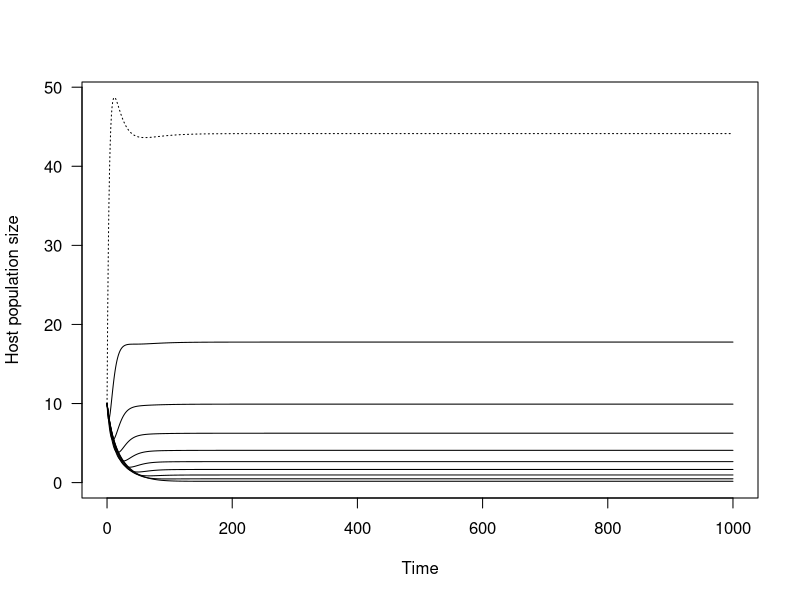

Recreate this plot in R. (Note: a time limit stopped this script after it produced the figure.)
## ---- chunk 1
# all functions for running eco-evo simulations with 10 host size classes

################## DEMOGRAPHIC RATE FUNCTIONS ####################### 

# these functions consist of:
# 1) functions describing relationships between host size and demographic rates and for calculating the average of these rates over specified size classes
# 2) functions describing the effects of the partner on host growth and mortality and the effects of the host on partner mortality

# relationship between individual host area and fecundity 
# Fmn = area at which the host become reproductively mature
# Fconst = baseline fecundity upon reaching reproductive maturity
# Fexp = rate at which fecundity increases exponentially with area
FofA <- function(A, Fmn, Fconst, Fexp){
  
  if(A < Fmn){
    f <- 0
  } else{
    
    f <- Fconst*exp(Fexp*(A-Fmn))
    
  }
  
}

FofA <- Vectorize(FofA, "A")


# function for calculating average fecundity within size range from x1 to x2 (where both are larger than the min size of reproduction)
# x1 = lower bound (host area) of integration range
# x2 = upper bound (host area) of integration range
# Fmn = area at which the host become reproductively mature
# Fconst = baseline fecundity upon reaching reproductive maturity
# Fexp = rate at which fecundity increases exponentially with area

avg_fec <- function(x1, x2, Fmn, Fconst, Fexp){
  
  if(Fexp != 0){
    # integral of c*exp(k*x) = c*1/k*exp(k*x)
    #avg <- (Fconst*exp(Fexp*x2)*1/Fexp-Fconst*exp(Fexp*x1)*1/Fexp)*1/(x2-x1)
    
    # integral of c*exp(k*(x-Fmn)) = c*1/k*exp(k*(x-Fmn))
    avg <- (Fconst*exp(Fexp*(x2-Fmn))*1/Fexp-Fconst*exp(Fexp*(x1-Fmn))*1/Fexp)*1/(x2-x1)
    
  } else{
    # integral of c*1 = (c*x2 - c*x1)
    avg <- (Fconst*x2 - Fconst*x1)/(x2-x1) # just Fconst
  }
  
  
  return(avg)
  
}



# growth: assume diameter follows von Bertalanffy growth curve

# use the basic growth equation to calculate the time it takes an individual to grow through a size class and use that to get the transition probability

# von Bert growth: L(t) = Linf*(1-exp(-k*t))

# age at length: log(1-L(t)/Linf)/-k

# make a function that takes the current size as an input and returns the size one month earlier (note this assumes even distribution within size classes)
# A = host area at time t + 1
# Dinf = max host diameter 
# g = von Bert growth rate

S1ofA <- function(A, Dinf, g){
  # first convert area to diameter
  # A = pi*(D/2)^2
  D <- sqrt(A/pi)*2
  
  # diameter one timestep earlier
  D0 <- (1-exp(log(1-D/Dinf)+g))*Dinf
  
  # area one timestep earlier:
  A0 <- pi*(D0/2)^2
  
  return(A0)
}

# then proportion that grow from A0 to >= A in class from A1 to A would be (A-A0)/(A-A1)



# function for calculating host mortality as a function of host area (declining exponential)
# A = host area
# a = how much higher the mortality of a host of area 0 is than the asymptotic mortality rate
# b = rate at which mortality declines with increasing host area
# c = asymptotic mortality rate approached by the largest individuals

MofA <- function(A, a,b, c){
  
  m <- a*exp(-b*A) + c # c = lowest mortality rate will go, c + a = mortality of smallest size
  
}

MofA <- Vectorize(MofA, "A")


# function for calculating average mortality within size range from x1 to x2
# x1 = lower bound (host area) of integration range
# x2 = upper bound (host area) of integration range
# a = how much higher the mortality of a host of area 0 is than the asymptotic mortality rate
# b = rate at which mortality declines with increasing host area
# c = asymptotic mortality rate approached by the largest individuals


avg_mort <- function(x1, x2, a, b, c){
  
  if(b !=0){
    # integral of a*exp(-bx) + c = a*-1/b*exp(-bx) + cx
    avg <- (a*-1/b*exp(-b*x2) + c*x2 +a*1/b*exp(-b*x1) - c*x1)*1/(x2-x1)
  } else{
    # integral of a*1 + c = (a + c)*x2 - (a + c)*x1
    avg <- ((a + c)*x2 - (a + c)*x1)/(x2-x1)
  }
  
  
  return(avg)
  
}


# Effects of partner on host and of host on partner 

# function for calculating asymptotic host mortality (c in MofA function) as a function of partner abundance
# c0 = baseline asymptotic mortality rate in absence of partner
# exp_c = rate at which the asymptotic mortality rate declines with partner abundance
# c_mn = lowest possible density independent mortality rate
# P = partner abundance (per host)

MofP <- function(c0, exp_c, c_mn, P){
  
  if(is.na(P)==T){
    c <- c0
  } else{
    c <- (c0-c_mn)*exp(-exp_c*P) + c_mn
  }
  
  return(c)
  
}



MofP <- Vectorize(MofP, "P")

# function for calculating host growth rate (g in S1ofA function) as a function of partner abundance
# g0 = baseline growth host rate in absence of partner
# exp_g = rate at which host growth rate increases with partner abundance
# g_mx = maximum host growth rate
# P = partner abundance (per host)

GofP <- function(g0, exp_g, g_mx, P){
  
  if(is.na(P)==T){
    g <- g0
  } else{
    g <- g0 + (g_mx-g0)*(1-exp(-exp_g*P))
  }
  
  return(g)
  
}



GofP <- Vectorize(GofP, "P")



# function for calculating Fconst as a function of partner abundance
# Fconst0 = baseline host fecundity in absence of partner
# exp_F = rate at which host fecunidty increases with partner abundance
# Fconst_mx = maximum baseline host fecundity
# P = partner abundance (per host)

FofP <- function(Fconst0, exp_F, Fconst_mx, P){
  
  if(is.na(P)==T){
    Fconst <- Fconst0
  } else{
    Fconst <- Fconst0 + (Fconst_mx-Fconst0)*(1-exp(-exp_F*P))
  }
  
  return(Fconst)
  
}

FofP <- Vectorize(FofP, "P")

# function for calculating partner density dependent mortality rate as a function of host area.
# K0 = partner density dependent mortality on a host of area 0
# slope_mP = controls rate at which partner DD mortality decreases with host area
# A = host area

MPofA <- function(K0, slope_mP, A){
  
  #mP <- 1/(slope_mP*A)
  
  mP <- 1/(slope_mP*A^(3/2) + K0)
  
  
  return(mP)
  
}

MPofA <- Vectorize(MPofA, "A")

# average this 
# x1 = lower bound (host area) of integration range
# x2 = upper bound (host area) of integration range
# K0 = partner density dependent mortality on a host of area 0
# slope_mP = controls rate at which partner DD mortality decreases with host area

avg_Pmort <- function(x1, x2, K0, slope_mP){
  
  # integral of 1/(slope_mP*A) is log(slope_mP*A)*1/slope_mP
  #avg <- (log(slope_mP*x2)*1/slope_mP - log(slope_mP*x1)*1/slope_mP)/(x2-x1)
  
  # integral of 1/(slope_mP*A^(3/2) + K0) is complicated, calculated using mathematica
  
  
  if(slope_mP == 0){
    
    avg <- 1/K0
    
  } else{
    
    if(K0 > 0){
      int.x2 <- 1/(3*slope_mP^(2/3)*K0^(1/3))*(log(abs(slope_mP^(2/3)*x2-slope_mP^(1/3)*K0^(1/3)*sqrt(x2)+K0^(2/3)))+2*sqrt(3)*atan((2*slope_mP^(1/3)*K0^(2/3)*sqrt(x2)-K0)/(sqrt(3)*K0))-2*log(abs(slope_mP*sqrt(x2)+slope_mP^(2/3)*K0^(1/3))))
      
      int.x1 <- 1/(3*slope_mP^(2/3)*K0^(1/3))*(log(abs(slope_mP^(2/3)*x1-slope_mP^(1/3)*K0^(1/3)*sqrt(x1)+K0^(2/3)))+2*sqrt(3)*atan((2*slope_mP^(1/3)*K0^(2/3)*sqrt(x1)-K0)/(sqrt(3)*K0))-2*log(abs(slope_mP*sqrt(x1)+slope_mP^(2/3)*K0^(1/3))))
      
    } else{
      int.x2 <- -2/(slope_mP*sqrt(x2))
      int.x1 <- -2/(slope_mP*sqrt(x1))
    }
    
    avg <- (int.x2 - int.x1)/(x2-x1)
    
  }
  
  
  
  return(avg)
  
}



########################### FUNCTIONS FOR 10 HOST STAGES ####################

# phi for 10 size classes where the smallest are juveniles
phi_fun10 <- function(phi, A_tots){
  
  # go to all size classes
  p1 <- A_tots/sum(A_tots)
  # go to adult size classes only
  p2 <- c(0, A_tots[2:10]/sum(A_tots[2:10]))
  
  p <- (1-phi)*p1 + phi*p2
  
  return(p)
  
  
}


# base model with 10 host stages

mod_fun10 <- function(tmax, P0, H0, rP, nP, mP_pars, eP, nH_pars, mH_pars, G_pars, F_pars, 
                     eH, Apatch, z, phi){
  
  
  # unlist parameters
  # partner DD mortality
  K0 <- mP_pars$K0; slope_mP <- mP_pars$slope_mP
  
  # host dens-indep mortality
  a_n <- nH_pars$a_n; b_n <- nH_pars$b_n; c_n0 <- nH_pars$c_n0; exp_cn <- nH_pars$exp_cn; cn_mn <- nH_pars$cn_mn
  
  # host density dep mortality
  a_m <- mH_pars$a_m; b_m <- mH_pars$b_m; c_m <- mH_pars$c_m
  
  # host growth
  Dinf <- G_pars$Dinf; g0 <- G_pars$g0; exp_g <- G_pars$exp_g; g_mx <- G_pars$g_mx
  Dmin <- G_pars$Dmin
  
  # host fecundity
  Fmn <- F_pars$Fmn; Fconst <- F_pars$Fconst; Fexp <- F_pars$Fexp
  
  # calculate fixed parameters
  # boundaries of the host size classes
  Amax <- pi*(1/2*Dinf)^2
  Amin <- pi*(1/2*Dmin)^2
  
  Abounds <- c(Amin, seq(from = 0.1, to = 0.9, by = 0.1)*Amax, Amax)
  
  
  # midpoints (used for calculating area occupied by each class; same as avg area in each class)
  #A <- c((Amin+A12)/2, (A23+A12)/2, (Amax+A23)/2)
  A <- rep(NA, 10)
  for(aa in 1:10){
    A[aa] <- (Abounds[aa]+Abounds[aa+1])/2
  }
  
  # partner density dependent mortality in each size class (depend on areas in each class)
  #mP <- c(avg_Pmort(Amin, A12, K0, slope_mP), avg_Pmort(A12, A23, K0, slope_mP), avg_Pmort(A23, Amax, K0, slope_mP))
  mP <- rep(NA, 10)
  for(aa in 1:10){
    mP[aa] <- avg_Pmort(Abounds[aa], Abounds[aa+1], K0, slope_mP)
  }
  
  # host fecundities in each size class
  #FH <- c(0, avg_fec(A12, A23, Fmn, Fconst, Fexp), avg_fec(A23, Amax, Fmn, Fconst, Fexp))
  FH <- rep(NA, 10)
  FH[1] <- 0
  for(aa in 2:10){
    FH[aa] <- avg_fec(Abounds[aa], Abounds[aa+1], Fmn, Fconst, Fexp)
  }
  
  # host density dependent mortality rates in each size class
  #mH <- c(avg_mort(Amin, A12, a_m, b_m, c_m), avg_mort(A12, A23, a_m, b_m, c_m), avg_mort(A23, Amax, a_m, b_m, c_m))
  mH <- rep(NA, 10)
  for(aa in 1:10){
    mH[aa] <- avg_mort(Abounds[aa], Abounds[aa+1], a_m, b_m, c_m)
  }
  
  # vector of time steps
  # tset <- seq(from = 0, to = tmax, length.out = 100*tmax) # time steps for iterating over
  tset <- seq(from = 0, to = tmax, by = 1) # time steps for iterating over
  
  # holding matrices
  # host
  Hmat <- matrix(NA, nrow = length(A), ncol = length(tset))
  Hmat[ ,1] <- H0
  
  # partner
  Pmat <- matrix(NA, nrow = length(A), ncol = length(tset))
  Pmat[ ,1] <- P0
  
 
  for(i in 2:length(tset)){
    
    # calculate the area occupied
    Atot <- sum(A*Hmat[, i-1])
    
    # calculate the host growth rates as a function of P per unit host
    # P_per_H <- rep(NA, length(Hmat[, i-1]))
    g_i <- GofP(g0, exp_g, g_mx, Pmat[, i-1]/Hmat[, i-1])
    
    # calculate size class transitions
    # class 1 to 2:
    # A0_1 <- S1ofA(A12, Dinf, g_i[1])
    # G12 <- ifelse(A0_1 < Amin, 1, (A12-A0_1)/(A12-Amin)) # proportion that grew into next size class
    # # if area at previous timestep is less than Amin, say 100% of class 1 grew to class 2
    # 
    # # class 2 to 3: 
    # A0_2 <- S1ofA(A23, Dinf, g_i[2])
    # G23 <- ifelse(A0_2 < A12, 1, (A23-A0_2)/(A23-A12)) # proportion that grew into next size class
    # # if area at previous timestep is in size class 1 (A02 < A12), say 100% of class 2 grew to class 3
    # 
    # G <- c(G12, G23, 0)
    
    G <- rep(NA, 10)
    G[10] <- 0
    
    for(aa in 1:9){
      A0_aa <- S1ofA(Abounds[aa+1], Dinf, g_i[aa])
      G[aa] <- ifelse(A0_aa < Abounds[aa], 1, (Abounds[aa+1]-A0_aa)/(Abounds[aa+1]-Abounds[aa]))
    }
    
    
    # calculate host dens-indep mortality rates as a function of P per host
    c_n <- MofP(c_n0, exp_cn, cn_mn, Pmat[, i-1]/Hmat[, i-1])
    #nH <- c(avg_mort(Amin, A12, a_n, b_n, c_n[1]), avg_mort(A12, A23, a_n, b_n, c_n[2]), avg_mort(A23, Amax, a_n, b_n, c_n[3]))
    
    nH <- rep(NA, 10)
    for(aa in 1:10){
      nH[aa] <- avg_mort(Abounds[aa], Abounds[aa+1], a_n, b_n, c_n[aa])
    }
    
    # calculate the host growth and survival rates
    G_Ht <- G*max(0, 1-Atot/Apatch) # realized growth depends on how much room there is
    S_Ht <- exp(-(nH + mH*Atot/Apatch)) # mH*Atot/Apatch*Hmat[, i-1]
    
    # calculate the survival rates for the partner
    S_P <- rep(NA, 10)
    
    for(sss in 1:10){
      if(Hmat[sss,i-1] == 0){
        S_P[sss] <- 0
      } else{
        S_P[sss] <- exp(-(nP + mP[sss]*Pmat[sss, i-1]/Hmat[sss,i-1])) # mortality depends on P/H
      }
    }
    
    # make the host transition matrix
    T_H <- matrix(rep(0, length(S_Ht)^2), nrow = length(S_Ht), ncol = length(S_Ht))
    # fill in the first row (note fecundities are done separately below)
    T_H[1, 1] <- (1-G_Ht[1])*S_Ht[1]
    
    # make the fish transition matrix
    T_P <- matrix(rep(0, length(S_Ht)^2), nrow = length(S_Ht), ncol = length(S_Ht))
    # fill in the first row
    T_P[1, 1] <- (1-G_Ht[1])*S_P[1]*S_Ht[1]
    
    
    # fill in the rest
    for(mm in 2:length(S_Ht)){
      
      # host
      T_H[mm, mm] <- (1-G_Ht[mm])*S_Ht[mm] # surviving and staying put
      T_H[mm, mm-1] <- G_Ht[mm-1]*S_Ht[mm-1] # surviving and growing to next size class
      
      # partner
      T_P[mm, mm] <- (1-G_Ht[mm])*S_P[mm]*S_Ht[mm] # surviving and staying put
      T_P[mm, mm-1] <- G_Ht[mm-1]*S_P[mm-1]*S_Ht[mm-1] # surviving and growing to next size class
    }
    
    
    # calculate the new population sizes
    Hmat[, i] <- T_H %*% Hmat[, i-1]
    Pmat[, i] <- T_P %*% Pmat[, i-1]
    
    
    
    # new partner recruits: distribute across the size classes according to preference function
    # total recruits (depends on whether population is open or closed)
    Rtot <- z*sum(rP*Pmat[ ,i-1]) + (1-z)*eP
    
    # preferences
    
    if(sum(Hmat[, i-1])==0){ 
      pxset <- rep(0, 10) 
    } else{
      
      pxset <- phi_fun10(phi, A*Hmat[, i-1])
    } 
    
    
    # calculate recruit survival
    S_R <- rep(NA, 10)
    
    for(sss in 1:10){
      if(Hmat[sss,i-1] == 0){ # index here needs to match index used for P/H (i or i-1)
        S_R[sss] <- 0
      } else{
        S_R[sss] <- exp(-(nP + mP[sss]*Pmat[sss, i-1]/Hmat[sss, i-1]))
      }
    }
    
    # add new recruits 
    Pmat[, i] <- Pmat[, i] +  pxset*Rtot*S_R 
    
    # add new recruits for the host (depends on whether population is open or closed)
    Hmat[1, i] <- Hmat[1, i] + z*sum(FH*Hmat[ ,i-1])*max(0, 1-Atot/Apatch) + (1-z)*eH*max(0, 1-Atot/Apatch)
    
    
    
    
  }
  
  
  
  return(list(t = tset, H = Hmat, P = Pmat))
  
}




# ternary search algorithm for finding the ecological optimum phi value
# left0 = initial leftmost value of phi
# right0 = initial rightmost value of phi
# error_tol = error tolerance for optimum value
# eqtol = tolerance level for whether model has equilibrated (prop difference btw abundance at time tmax and time tmax-10)

phiTSA_fun10 <- function(left0, right0, error_tol, eqtol, tmax, P0, H0, rP, nP, mP_pars, eP,     nH_pars, mH_pars, G_pars, F_pars, eH, Apatch, z, phi){
  
  # assign the initial upper and lower phi values
  left <- left0
  right <- right0
  
  # areas for calculating total area occupied
  Amax <- pi*(1/2*G_pars$Dinf)^2
  Amin <- pi*(1/2*G_pars$Dmin)^2
  
  # size class boundaries
  Abounds <- c(Amin, seq(from = 0.1, to = 0.9, by = 0.1)*Amax, Amax)
  
  # midpoints (used for calculating area occupied by each class; same as avg area in each class)
  #A <- c((Amin+A12)/2, (A23+A12)/2, (Amax+A23)/2)
  A <- (Abounds[1:10] + Abounds[2:11])/2
  
  # starting vectors for equilibration checks
  eq_check.1 <- c(0)
  eq_check.2 <- c(0)
  
  
  while(right-left > error_tol){ # while the difference btw the upper and lower values is 
    # greater than the error tolerance
    
    # calculate the midpoints
    # ternary search algorithm so divide range into thirds
    mid1 <- left + (right-left)/3 # add 1/3 of the range
    mid2 <- right - (right-left)/3 # subtract 1/3 of the range
    
    # run the model with phi = mid1 and mid2
    
    sim1 <- mod_fun10(tmax, P0, H0, rP, nP, mP_pars, eP, nH_pars, mH_pars, G_pars, F_pars, 
                     eH, Apatch, z, phi = mid1)
    
    Ptot1 <- sum(sim1$P[,tmax])
    Htot1 <- sum(sim1$H[,tmax])
    HAtot1 <- sum(sim1$H[,tmax]*A)
    
    P_all1 <- sim1$P[,tmax]
    H_all1 <- sim1$H[,tmax]
    
    sim2 <- mod_fun10(tmax, P0, H0, rP, nP, mP_pars, eP, nH_pars, mH_pars, G_pars, F_pars, 
                     eH, Apatch, z, phi = mid2)
    Ptot2 <- sum(sim2$P[,tmax])
    
    if(Ptot1 > Ptot2){ # if P abundance at the value to the left is greater than at the value to the right
      right <- mid2 # the max is to the left so make the rightmost point the right midpoint
    } else{
      left <- mid1 # otherwise the max is to the right so make the leftmost point the left midpoint
    }
    
    propH <- abs((sum(sim1$H[,tmax])-sum(sim1$H[,tmax-10]))/sum(sim1$H[,tmax-10]))
    Heq1 <- ifelse(propH > eqtol, 1, 0)
    
    propP <- abs((sum(sim1$P[,tmax])-sum(sim1$P[,tmax-10]))/sum(sim1$P[,tmax-10]))
    Peq1 <- ifelse(propP > eqtol, 1, 0)
    
    propH <- abs((sum(sim2$H[,tmax])-sum(sim2$H[,tmax-10]))/sum(sim2$H[,tmax-10]))
    Heq2 <- ifelse(propH > eqtol, 1, 0)
    
    propP <- abs((sum(sim2$P[,tmax])-sum(sim2$P[,tmax-10]))/sum(sim2$P[,tmax-10]))
    Peq2 <- ifelse(propP > eqtol, 1, 0)
    
    eq_check1 <- Heq1 + Peq1 # 0 if both equilibrated, 1 if one, 2 if neither
    eq_check2 <- Heq2 + Peq2
    
    # also check the system equilibrated
    eq_check.1 <- c(eq_check1, eq_check.1)
    eq_check.2 <- c(eq_check2, eq_check.2)
    
  }
  
  
  
  return(list(phi = mid1, P = Ptot1, HA = HAtot1, H = Htot1, P_all = P_all1, H_all = H_all1,
              eq_check.1 = eq_check.1, eq_check.2 = eq_check.2)) # return the midpoint and Ptot at the midpoint
  
}



# Resident and Invader model

RImod_fun10 <- function(tmax, R0, I0, H0, rP, nP, mP_pars, eP, phi, nH_pars, mH_pars, G_pars, F_pars, eH, Apatch, z){
  
  
  # unlist parameters
  # partner DD mortality
  K0 <- mP_pars$K0; slope_mP <- mP_pars$slope_mP
  
  # host dens-indep mortality
  a_n <- nH_pars$a_n; b_n <- nH_pars$b_n; c_n0 <- nH_pars$c_n0; exp_cn <- nH_pars$exp_cn; cn_mn <- nH_pars$cn_mn
  
  # host density dep mortality
  a_m <- mH_pars$a_m; b_m <- mH_pars$b_m; c_m <- mH_pars$c_m
  
  # host growth
  Dinf <- G_pars$Dinf; g0 <- G_pars$g0; exp_g <- G_pars$exp_g; g_mx <- G_pars$g_mx
  Dmin <- G_pars$Dmin
  
  # host fecundity
  Fmn <- F_pars$Fmn; Fconst <- F_pars$Fconst; Fexp <- F_pars$Fexp
  
  # calculate fixed parameters
  # boundaries of the host size classes
  Amax <- pi*(1/2*Dinf)^2
  Amin <- pi*(1/2*Dmin)^2
  
  Abounds <- c(Amin, seq(from = 0.1, to = 0.9, by = 0.1)*Amax, Amax)
  
  # midpoints (used for calculating area occupied by each class; same as avg area in each class)
  #A <- c((Amin+A12)/2, (A23+A12)/2, (Amax+A23)/2)
  A <- (Abounds[1:10] + Abounds[2:11])/2
  
  # partner density dependent mortality in each size class (depend on areas in each class)
  #mP <- c(avg_Pmort(Amin, A12, K0, slope_mP), avg_Pmort(A12, A23, K0, slope_mP), avg_Pmort(A23, Amax, K0, slope_mP))
  mP <- rep(NA, 10)
  for(aa in 1:10){
    mP[aa] <- avg_Pmort(Abounds[aa], Abounds[aa+1], K0, slope_mP)
  }
  
  # host fecundities in each size class
  #FH <- c(0, avg_fec(A12, A23, Fmn, Fconst, Fexp), avg_fec(A23, Amax, Fmn, Fconst, Fexp))
  FH <- rep(NA, 10)
  FH[1] <- 0
  for(aa in 2:10){
    FH[aa] <- avg_fec(Abounds[aa], Abounds[aa+1], Fmn, Fconst, Fexp)
  }
  
  # host density dependent mortality rates in each size class
  #mH <- c(avg_mort(Amin, A12, a_m, b_m, c_m), avg_mort(A12, A23, a_m, b_m, c_m), avg_mort(A23, Amax, a_m, b_m, c_m))
  mH <- rep(NA, 10)
  for(aa in 1:10){
    mH[aa] <- avg_mort(Abounds[aa], Abounds[aa+1], a_m, b_m, c_m)
  }
  
  # vector of time steps
  tset <- seq(from = 0, to = tmax, by = 1) # time steps for iterating over
  
  # holding matrices
  # host
  Hmat <- matrix(NA, nrow = length(A), ncol = length(tset))
  Hmat[ ,1] <- H0
  
  # partner (resident)
  Rmat <- matrix(NA, nrow = length(A), ncol = length(tset))
  Rmat[ ,1] <- R0
  
  # partner (invader)
  Imat <- matrix(NA, nrow = length(A), ncol = length(tset))
  Imat[ ,1] <- I0
  
  
  for(i in 2:length(tset)){ # for each timepoint
    
    # calculate the area occupied
    Atot <- sum(A*Hmat[, i-1])
    
    # calculate the host growth rates as a function of P per unit host
    g_i <- GofP(g0, exp_g, g_mx, (Rmat[, i-1] + Imat[, i-1])/Hmat[, i-1])
    
    # calculate size class transitions
    # class 1 to 2:
    # A0_1 <- S1ofA(A12, Dinf, g_i[1])
    # G12 <- ifelse(A0_1 < Amin, 1, (A12-A0_1)/(A12-Amin)) # proportion that grew into next size class
    # # if area at previous timestep is less than Amin, say 100% of class 1 grew to class 2
    # 
    # # class 2 to 3: 
    # A0_2 <- S1ofA(A23, Dinf, g_i[2])
    # G23 <- ifelse(A0_2 < A12, 1, (A23-A0_2)/(A23-A12)) # proportion that grew into next size class
    # # if area at previous timestep is in size class 1 (A02 < A12), say 100% of class 2 grew to class 3
    # 
    # G <- c(G12, G23, 0)
    
    G <- rep(NA, 10)
    G[10] <- 0
    
    for(aa in 1:9){
      A0_aa <- S1ofA(Abounds[aa+1], Dinf, g_i[aa])
      G[aa] <- ifelse(A0_aa < Abounds[aa], 1, (Abounds[aa+1]-A0_aa)/(Abounds[aa+1]-Abounds[aa]))
    }
    
    
    # calculate host dens-indep mortality rates as a function of P per host
    c_n <- MofP(c_n0, exp_cn, cn_mn, (Rmat[, i-1] + Imat[, i-1])/Hmat[, i-1])
    
    nH <- rep(NA, 10)
    for(aa in 1:10){
      nH[aa] <- avg_mort(Abounds[aa], Abounds[aa+1], a_n, b_n, c_n[aa])
    }
    
    # calculate the host growth and survival rates
    G_Ht <- G*max(0, 1-Atot/Apatch) # realized growth depends on how much room there is
    S_Ht <- exp(-(nH + mH*Atot/Apatch)) # mH*Atot/Apatch*Hmat[, i-1]
    
    # calculate the survival rates for the partner
    S_P <- rep(NA, 10)
    
    for(sss in 1:10){
      if(Hmat[sss,i-1] == 0){
        S_P[sss] <- 0
      } else{
        S_P[sss] <- exp(-(nP + mP[sss]*(Rmat[sss, i-1] + Imat[sss, i-1])/Hmat[sss,i-1])) # mortality depends on P/H
      }
    }
    
    # make the host transition matrix
    T_H <- matrix(rep(0, length(S_Ht)^2), nrow = length(S_Ht), ncol = length(S_Ht))
    # fill in the first row (note fecundities are done separately below)
    T_H[1, 1] <- (1-G_Ht[1])*S_Ht[1]
    
    # make the fish transition matrix
    T_P <- matrix(rep(0, length(S_Ht)^2), nrow = length(S_Ht), ncol = length(S_Ht))
    # fill in the first row
    T_P[1, 1] <- (1-G_Ht[1])*S_P[1]*S_Ht[1]
    
    
    # fill in the rest
    for(mm in 2:length(S_Ht)){
      
      # host
      T_H[mm, mm] <- (1-G_Ht[mm])*S_Ht[mm] # surviving and staying put
      T_H[mm, mm-1] <- G_Ht[mm-1]*S_Ht[mm-1] # surviving and growing to next size class
      
      # partner
      T_P[mm, mm] <- (1-G_Ht[mm])*S_P[mm]*S_Ht[mm] # surviving and staying put
      T_P[mm, mm-1] <- G_Ht[mm-1]*S_P[mm-1]*S_Ht[mm-1] # surviving and growing to next size class
    }
    
    # calculate the new population sizes
    Hmat[, i] <- T_H %*% Hmat[, i-1]
    Rmat[, i] <- T_P %*% Rmat[, i-1]
    Imat[, i] <- T_P %*% Imat[, i-1]
    
    
    
    # new partner recruits: distribute across the size classes according to preference function
    # total recruits (depends on whether population is open or closed)
    RRtot <- z*sum(rP*Rmat[ ,i-1]) + (1-z)*eP # resident recruits
    
    IRtot <- z*sum(rP*Imat[ ,i-1]) + (1-z)*eP # invader recruits
    
    # preferences
    
    if(sum(Hmat[, i-1])==0){ 
      pxset1 <- rep(0, 10)
      pxset2 <- rep(0, 10)
    } else{
      
      pxset1 <- phi_fun10(phi[1], A*Hmat[, i-1])
      pxset2 <- phi_fun10(phi[2], A*Hmat[, i-1])
      
    } 
    
    # calculate recruit survival
    S_R <- rep(NA, 10)
    
    for(sss in 1:10){
      if(Hmat[sss,i-1] == 0){ # index here needs to match index used for P/H (i or i-1)
        S_R[sss] <- 0
      } else{
        S_R[sss] <- exp(-(nP + mP[sss]*(Rmat[sss, i-1] + Imat[sss, i-1])/Hmat[sss, i-1]))
      }
    }
    
    # add new recruits 
    Rmat[, i] <- Rmat[, i] +  pxset1*RRtot*S_R 
    Imat[, i] <- Imat[, i] +  pxset2*IRtot*S_R 
    
    # add new recruits for the host (depends on whether population is open or closed)
    Hmat[1, i] <- Hmat[1, i] + z*sum(FH*Hmat[ ,i-1])*max(0, 1-Atot/Apatch) + (1-z)*eH*max(0, 1-Atot/Apatch)
    
    
    
    
  }
  
  
  
  return(list(t = tset, H = Hmat, R = Rmat, I = Imat))
  
}



# adaptive dynamics function

AD_fun10 <- function(n_mut, t_r, mut_size, tmax, R0, I0, H0, rP, nP, mP_pars, eP, phi, 
                    nH_pars, mH_pars, G_pars, F_pars, eH, Apatch, z, eqtol){
  
  
  # areas for calculating equilibrium host area
  # boundaries of the host size classes
  Dinf <- G_pars$Dinf
  Fmn <- F_pars$Fmn
  Amax <- pi*(1/2*Dinf)^2
  Amin <- pi*(1/2*Dmin)^2
  
  Abounds <- c(Amin, seq(from = 0.1, to = 0.9, by = 0.1)*Amax, Amax)
  
  # midpoints (used for calculating area occupied by each class; same as avg area in each class)
  #A <- c((Amin+A12)/2, (A23+A12)/2, (Amax+A23)/2)
  A <- (Abounds[1:10] + Abounds[2:11])/2
  
  
  # holding vectors and matrices
  phiR_set <- rep(NA, n_mut) # vector of values for evolving trait
  phiR_set[1] <- phi[1] # initial phi value for resident population
  
  # equilibrium resident and host population sizes (pre-invasion)
  Heqs <- matrix(NA, nrow = n_mut, ncol = 13) # total area, total number, H1, H2, H3,...H10, eq check
  Reqs <- matrix(NA, nrow = n_mut, ncol = 12) # total, R1, R2, R3, ...R10, eq check
  
  growth_check <- rep(NA, n_mut) # for checking whether both mutants grew
  
  
  # get the first equilibrium
  sim0 <- RImod_fun10(tmax, R0, I0 = rep(0, 10), H0, rP, nP, mP_pars, eP, phi, nH_pars, mH_pars, G_pars, F_pars, eH, Apatch, z)
  
  Heqs[1, 1:12] <- c(sum(sim0$H[,tmax]*A), sum(sim0$H[,tmax]), sim0$H[1:10,tmax])
  propH <- abs((sum(sim0$H[,tmax])-sum(sim0$H[,tmax-10]))/sum(sim0$H[,tmax-10]))
  Heqs[1, 13] <- ifelse(propH > eqtol, 1, 0)
  
  Reqs[1, 1:11] <- c(sum(sim0$R[,tmax]), sim0$R[1:10,tmax])
  propP <- abs((sum(sim0$R[,tmax])-sum(sim0$R[,tmax-10]))/sum(sim0$R[,tmax-10]))
  Reqs[1, 12] <- ifelse(propP > eqtol, 1, 0)
  
  for(i in 2:n_mut){ # for each mutation event
    
    # first get the equilibrium value of the (i-1)^th resident population (pre-invasion)
    # use Heqs[i-1, 3:5] and Reqs[i-1, 2:4] as the initial conditions - should be close to new eq
    
    sim0 <- RImod_fun10(tmax, R0 = Reqs[i-1, 2:11], I0 = rep(0, 10), H0 = Heqs[i-1, 3:12], rP, nP, mP_pars, eP, phi = c(phiR_set[i-1], phiR_set[i-1]), nH_pars, mH_pars,  G_pars, F_pars, eH, Apatch, z)
    
    # store the new equilibrium values
    Heqs[i, 1:12] <- c(sum(sim0$H[,tmax]*A), sum(sim0$H[,tmax]), sim0$H[1:10,tmax])
    propH <- abs((sum(sim0$H[,tmax])-sum(sim0$H[,tmax-10]))/sum(sim0$H[,tmax-10]))
    Heqs[i, 13] <- ifelse(propH > eqtol, 1, 0)
    
    Reqs[i, 1:11] <- c(sum(sim0$R[,tmax]), sim0$R[1:10,tmax])
    propP <- abs((sum(sim0$R[,tmax])-sum(sim0$R[,tmax-10]))/sum(sim0$R[,tmax-10]))
    Reqs[i, 12] <- ifelse(propP > eqtol, 1, 0)
    
    # now introduce mutants
    phiI.1 <- max(0, phiR_set[i-1] - mut_size)
    phiI.2 <- min(phiR_set[i-1] + mut_size, 1)
    
    # run simulations where each invades
    # use Heqs[i, 3:5] and Reqs[i, 2:4] as the initial conditions
    # phi = c(phiR_set[i-1], phiI.1) or c(phiR_set[i-1], phiI.2)
    sim_m1 <- RImod_fun10(t_r, R0 = Reqs[i, 2:11], I0, H0 = Heqs[i, 3:12], rP, nP,
                        mP_pars, eP, phi = c(phiR_set[i-1], phiI.1), nH_pars, mH_pars,
                        G_pars, F_pars, eH, Apatch, z)
    
    sim_m2 <- RImod_fun10(t_r, R0 = Reqs[i, 2:11], I0, H0 = Heqs[i, 3:12], rP, nP, 
                        mP_pars, eP, phi = c(phiR_set[i-1], phiI.2), nH_pars, mH_pars, 
                        G_pars, F_pars, eH, Apatch, z)
    
    # calculate the growth rate of the invader
    Itot.1 <- sim_m1$I[1,] + sim_m1$I[2,] + sim_m1$I[3,] + sim_m1$I[4,] + sim_m1$I[5,] + sim_m1$I[6,] + sim_m1$I[7,] + sim_m1$I[8,] + sim_m1$I[9,] + sim_m1$I[10,]
    Itot.2 <- sim_m2$I[1,] + sim_m2$I[2,] + sim_m2$I[3,] + sim_m2$I[4,] + sim_m2$I[5,] + sim_m2$I[6,] + sim_m2$I[7,] + sim_m2$I[8,] + sim_m2$I[9,] + sim_m2$I[10,]
    # s.1 <- max(0, avg_growth(Itot.1, sim_m1$t))
    # s.2 <- max(0, avg_growth(Itot.2, sim_m2$t))
    
    s.1 <- (Itot.1[t_r]-Itot.1[t_r-0.5*t_r])/Itot.1[t_r-0.5*t_r]
    s.2 <- (Itot.2[t_r]-Itot.2[t_r-0.5*t_r])/Itot.2[t_r-0.5*t_r]
    
    # determine which mutant fixes
    if(s.1 <= 0 && s.2 <= 0){ # if neither mutant grew
      phiR_set[i] <- phiR_set[i-1] # the resident trait doesn't change
      break # break the loop
      
    } else{ # if one of the mututants grew
      
      if(s.2 > s.1){ # if mutant 2's growth rate was higher
        # mutant 2 is the new resident trait
        phiR_set[i] <- phiI.2
      }
      
      if(s.1 > s.2){ # if mutant 1's growth rate was higher
        # mutant 1 is the new resident trait
        phiR_set[i] <- phiI.1
      }
      
      # check to see if both mutants grew
      if(s.1 > 0 && s.2 > 0){
        
        growth_check[i] <- s.1/s.2
        
      }
      
    }
    
    
  }
  
  
  return(list(phiR = phiR_set, Heqs = Heqs, Reqs = Reqs, growth_check = growth_check))
  
}



# function for calculating biomass-maximizing and ESS values of phi as a function of model pars

EcoEvo_fun10 <- function(par_choice, par_set, tmax, P0, H0, I0, rP, nP, mP_pars, eP, nH_pars, mH_pars, G_pars, F_pars, eH, Apatch, z, phi, phiRI){
  
  # holding vectors for the phi values
  eco_phi <- rep(NA, length(par_set))
  evo_phi <- rep(NA, length(par_set))
  
  # holding vectors for equilibration checks
  eco_eq <- rep(NA, length(par_set))
  evo_eq <- rep(NA, length(par_set))
  
  # holding vector for evo mutant growth checks
  evo_growth <- rep(NA, length(par_set))
  
  # holding lists for full outputs
  eco_list <- list()
  evo_list <- list()
  
  for(i in 1:length(par_set)){ # for each element in par_set
    
    
    # determine which parameter to change
    if(par_choice == "exp_g"){
      G_pars$exp_g <- par_set[i]
    }
    
    if(par_choice == "exp_cn"){
      nH_pars$exp_cn <- par_set[i]
    }
    
    if(par_choice == "g0"){
      G_pars$g0 <- par_set[i]
    }
    
    if(par_choice == "Fconst"){
      F_pars$Fconst <- par_set[i]
    }
    
    if(par_choice == "c_n0"){
      nH_pars$c_n0 <- par_set[i]
      nH_pars$a_n <- ac_mult*c_n0
    }
    
    if(par_choice == "rP"){
      rP <- par_set[i]
    }
    
    
    # eco sim
    
    # first get initial conditions (equilibrium with phi = 0.5)
    sim1 <- mod_fun10(tmax, P0, H0, rP, nP, mP_pars, eP, nH_pars, mH_pars, G_pars, F_pars, 
                     eH, Apatch, z, phi = 0.5)
    
    P0.5 <- sim1$P[,tmax]
    H0.5 <- sim1$H[,tmax]
    
    # calculate the optimum phi value
    eco_opt <- phiTSA_fun10(left0, right0, error_tol, eqtol, tmax, P0.5, H0.5, rP, nP, mP_pars, eP, nH_pars, mH_pars, G_pars, F_pars, eH, Apatch, z, phi)
    
    eco_list[[i]] <- eco_opt
    eco_phi[i] <- eco_opt$phi
    eco_eq[i] <- sum(eco_opt$eq_check.1, eco_opt$eq_check.2)
    
    # for the eco sims, remember to get initial conditions first (see heatmap fun)
    evo_ess <- AD_fun10(n_mut, t_r, mut_size, tmax, R0 = P0, I0, H0, rP, nP, mP_pars, eP, 
                       phi = phiRI, nH_pars, mH_pars, G_pars, F_pars, eH, Apatch, z, eqtol)
    
    evo_list[[i]] <- evo_ess
    evo_eq[i] <- sum(evo_ess$Heqs[,13], evo_ess$Reqs[,12])
    evo_growth[i] <- length(which(is.na(evo_ess$growth_check)==F))
    
    if(is.na(evo_ess$phiR[n_mut]) == T){ # if last entry is NA, then stable value was reached before last mutation
      evo_phi[i] <- evo_ess$phiR[max(which(is.na(evo_ess$phiR)==F))]
    } else{
      
      if(length(unique(evo_ess$phiR[(n_mut-3):n_mut])) == 2){ # if bouncing btw two values, the last 4 entries should contain only 2 unique values
        
        evo_phi[i] <- mean(c(evo_ess$phiR[n_mut], evo_ess$phiR[n_mut-1]))
      } else{
        
        evo_phi[i] <- -9999
      }
      
    }
    
  }
  
  return(list(eco_list = eco_list, eco_phi = eco_phi, eco_eq = eco_eq, evo_list = evo_list,
              evo_phi = evo_phi, evo_eq = evo_eq, evo_growth = evo_growth))
  
}


## ---- chunk 2

Amax <- pi*(50/2)^2 # max area of host
Fmn.10 <- 0.1*Amax # area at which the host becomes reproductively mature
Amin <- pi*(1/2)^2 # minimum host size
Apatch <- (Amax+0.9*Amax)/2*100 # size of patch

# size class boundaries
A_bounds10 <- c(Amin, seq(from = 0.1, to = 0.9, by = 0.1)*Amax, Amax)
A_mids10 <- (A_bounds10[1:10] + A_bounds10[2:11])/2 # used for calculating area occupied

# initial conditions
H010 <- rep(10, 10)
P010 <- rep(10, 10)


tmax <- 1000 # length of simulation; needs to be > 10 for the equilibration check to work

eqtol <- 0.001 # prop difference btw abundance at tmax and tmax - 10 needs to be less than eqtol to consider the simulation to have equilibrated


# HOST DENSITY INDEPENDENT MORTALITY

ac_mult <-3 # mortality rate of smallest individuals is c*(ac_mult + 1), mortality rate of infinitely large individuals is c

c_n0 <- 0.05 # maximum baseline asymptotic host density independent mortality rate (DI mortality rate of an infinitely large host)
a_n <- ac_mult*c_n0 # DI mortality of smallest individuals is a_n + c_n
b_n <- 0.005 # rate of decrease in host DI mortality rate with increasing host area
exp_cn <- 0 # rate at which the asymptotic host DI mortality rate decreases with increasing partner density (b_cn in the main text)
cn_mn <- 0.001 # lowest possible host DI mortality rate
  
# HOST DENSITY DEPENDENT MORTALITY
c_m <- 0.05 # asymptotic host density dependent mortality rate (DD mortality rate of an infinitely large host)
a_m <- ac_mult*c_m # DD mortality rate of smallest individuals is a_m + c_m
b_m <- 0.005 # rate of decrease in host DD mortality rate with increasing host area

# HOST GROWTH
Dinf <- sqrt(Amax/pi)*2 # Amax = pi*(1/2*Dinf)^2 so Dinf = sqrt(Amax/pi)*2
Dmin <- sqrt(Amin/pi)*2 # Amax = pi*(1/2*Dinf)^2 so Dinf = sqrt(Amax/pi)*2
g0 <- 0.025 # min host growth rate
exp_g <-  0 # rate of increase in host growth rate with increasing partner density (b_g in main text)
g_mx <- 0.1 # max host growth rate

# HOST FECUNDITY
Fconst <- 0.25 # fecundity of a host at maturation
Fexp <- 0.00025 # rate of increase in host fecundity with host area


# external host recruitment
eH <- 0

# PARTNER PARAMETERS
rP <- 1 # 1 # reproduction rate
nP <- 0.35 # density independent mortality rate
eP <- 0 # external partner recruitment

K0 <- 0.005 # baseline carrying capacity (inverse of baseline DD mortality rate)
slope_mP <- 0.0015 # rate of increase in host fecundity with host area

phi <- 0 # strength of preference for adult hosts

# OTHER PARAMETERS
z <- 1 # 1 = system is closed, 0 = system is open


# parameter lists for default simulation
mP_pars <- list(K0 = K0, slope_mP = slope_mP)
nH_pars <- list(a_n = a_n, b_n = b_n, c_n0 = c_n0, exp_cn = exp_cn, cn_mn = cn_mn)
mH_pars <- list(a_m = a_m, b_m = b_m, c_m = c_m)
G_pars <- list(Dinf = Dinf, g0 = g0, exp_g = exp_g, g_mx = g_mx, Dmin = Dmin)
F_pars.10 <- list(Fmn = Fmn.10, Fconst = Fconst, Fexp = Fexp)



# DEFAULT EQUILIBRIUM
dsim1 <- mod_fun10(tmax, P010, H010, rP, nP, mP_pars, eP, nH_pars, mH_pars, G_pars, F_pars.10, eH, Apatch, z, phi)

# dH1eq <- c(dsim1$H[1,tmax], dsim1$H[2,tmax], dsim1$H[3,tmax])
# dAeq <- sum(dsim1$H[ ,tmax]*c(Fmn.10/2, (0.9*Amax+Fmn.10)/2, (Amax+0.9*Amax)/2))

# check default
plot(x = dsim1$t, y = dsim1$H[1,], type = "l", ylim = c(0, max(as.vector(dsim1$H))), lty = 3, las = 1, xlab = "Time", ylab = "Host population size")
for(i in 2:10){
  lines(x = dsim1$t, y = dsim1$H[i,], lty = 1)
}

plot(x = dsim1$t, y = dsim1$P[1,], type = "l", ylim = c(0, max(as.vector(dsim1$P))), lty = 3, las = 1, xlab = "Time", ylab = "Partner population size")
for(i in 2:10){
  lines(x = dsim1$t, y = dsim1$P[i,], lty = 1)
}


dsim1$H[,tmax]

dsim1$P[,tmax]

PH_def <- dsim1$P[,tmax]/dsim1$H[,tmax]
PH_def

#phi_fun(phi = 1, Amax, A_mids, dsim1$H[,tmax]*A_mids)

## ---- chunk 3
# get the partner maximizing and ESS phi values for the default parameter combinations

R0.10 <- rep(10, 10)
H0.10 <- rep(10, 10)
I0.10 <- c(0.003, 10)

# evolution parameters
t_r <- 36 # calculate invader growth rate over first 3 years
mut_size <- 0.005 
n_mut <- ceiling((1-0)/mut_size) # number of mutation events (make sure this is big enough that you can go from 0 to 1 in intervals of mut_size)

phiRI <- c(0, 0) # initial phi values

# eco opt parameters
left0 <- 0
right0 <- 1
error_tol <- 0.001
eqtol <- 0.001

# nutrition mutualism
G_pars.10 <- G_pars
G_pars.10$exp_g <- 1
nH_pars.10 <- nH_pars
nH_pars.10$exp_cn <- 0

#par_choice, par_set, tmax, P0 = R0.0, H0 = H0.0, I0 = I0.1, rP, nP, mP_pars.1, eP, nH_pars.1, mH_pars, G_pars.1, F_pars, eH, Apatch, z, phi, phiRI

ecoevoNdef10 <- EcoEvo_fun10(par_choice = "exp_g", par_set = c(1), tmax, P0 = R0.10, H0 = H0.10, I0 = I0.10, rP, nP, mP_pars, eP, nH_pars.10, mH_pars, G_pars.10, F_pars.10, eH, Apatch, z, phi, phiRI)

ecoNdef10 <- mod_fun10(tmax, P0 = R0.10, H0 = H0.10, rP, nP, mP_pars, eP, nH_pars.10, mH_pars, G_pars.10, F_pars.10, eH, Apatch, z, phi = ecoevoNdef10$eco_phi)


# defense mutualism
G_pars.10 <- G_pars
G_pars.10$exp_g <- 0
nH_pars.10 <- nH_pars
nH_pars.10$exp_cn <- 1

ecoevoDdef10 <- EcoEvo_fun10(par_choice = "exp_cn", par_set = c(1), tmax, P0 = R0.10, H0 = H0.10, I0 = I0.10, rP, nP, mP_pars, eP, nH_pars.10, mH_pars, G_pars.10, F_pars.10, eH, Apatch, z, phi, phiRI)

ecoDdef10 <- mod_fun10(tmax, P0 = R0.10, H0 = H0.10, rP, nP, mP_pars, eP, nH_pars.10, mH_pars, G_pars.10, F_pars.10, eH, Apatch, z, phi = ecoevoDdef10$eco_phi)


# check for equilibration
ecoevoNdef10$eco_eq
ecoevoNdef10$evo_eq
ecoevoDdef10$eco_eq
ecoevoDdef10$evo_eq
## ---- chunk 4
# check the phi values

ecoevoNdef10$eco_phi
ecoevoNdef10$evo_phi

ecoevoDdef10$eco_phi
ecoevoDdef10$evo_phi


## ---- chunk 5

# check the optimization worked

# phi_set10 <- seq(from = 0, to = 1, length.out = 25)
# 
# 
# Ptot10 <- rep(NA, length(phi_set10))
# 
# G_pars.10 <- G_pars
# G_pars.10$exp_g <- 1
# nH_pars.10 <- nH_pars
# nH_pars.10$exp_cn <- 0
# 
# 
# for(i in 1:length(phi_set10)){
#   
# sim10i <- mod_fun10(tmax, P010, H010, rP, nP, mP_pars, eP, nH_pars.10, mH_pars, G_pars.10, F_pars.10, eH, Apatch, z, phi_set10[i])
# 
# Ptot10[i] <- sum(sim10i$P[,tmax])
#   
# }
# 
# 
# plot(x = phi_set10, y = Ptot10, type = "l")
# 
# which(Ptot10 == max(Ptot10))

## ---- chunk 6

# process the results: want to make a bar plot like the main text figure (showing percent differences in equilibria)


mx_indxN <- max(which(is.na(ecoevoNdef10$evo_list[[1]]$phiR)==F))

allH_evoN <- ecoevoNdef10$evo_list[[1]]$Heqs[mx_indxN,3:12]

allH_ecoN <- ecoNdef10$H[,tmax]

# (eco-evo)/evo

pdiffN_10 <- (allH_ecoN-allH_evoN)/allH_evoN

mx_indxD <- max(which(is.na(ecoevoDdef10$evo_list[[1]]$phiR)==F))

allH_evoD <- ecoevoDdef10$evo_list[[1]]$Heqs[mx_indxD,3:12]

allH_ecoD <- ecoDdef10$H[,tmax]

# (eco-evo)/evo

pdiffD_10 <- (allH_ecoD-allH_evoD)/allH_evoD



#ecoevoNdef10$eco_list[[1]]$P
#ecoevoNdef10$evo_list[[1]]$Reqs[mx_indxN, 1]

PtotdiffN <- (ecoevoNdef10$eco_list[[1]]$P-ecoevoNdef10$evo_list[[1]]$Reqs[mx_indxN, 1])/ecoevoNdef10$evo_list[[1]]$Reqs[mx_indxN, 1]

# ecoevoNdef10$eco_list[[1]]$HA
# ecoevoNdef10$evo_list[[1]]$Heqs[mx_indxN, 1]

HAtotdiffN <- (ecoevoNdef10$eco_list[[1]]$HA-ecoevoNdef10$evo_list[[1]]$Heqs[mx_indxN, 1])/ecoevoNdef10$evo_list[[1]]$Heqs[mx_indxN, 1]

# ecoevoDdef10$eco_list[[1]]$P
# ecoevoDdef10$evo_list[[1]]$Reqs[mx_indxD, 1]
# 
# ecoevoDdef10$eco_list[[1]]$HA
# ecoevoDdef10$evo_list[[1]]$Heqs[mx_indxD, 1]

PtotdiffD <- (ecoevoDdef10$eco_list[[1]]$P-ecoevoDdef10$evo_list[[1]]$Reqs[mx_indxD, 1])/ecoevoDdef10$evo_list[[1]]$Reqs[mx_indxD, 1]

HAtotdiffD <- (ecoevoDdef10$eco_list[[1]]$HA-ecoevoDdef10$evo_list[[1]]$Heqs[mx_indxD, 1])/ecoevoDdef10$evo_list[[1]]$Heqs[mx_indxD, 1]

## ---- chunk 7

Dcol <- "#7B8BA5"
Ncol <- "#B66A40"

r_w <- 0.3 # rectangle widths
r_x <- seq(from = 1, to = 23, by = 2)

allN_diff <- c(PtotdiffN, HAtotdiffN, pdiffN_10)
allD_diff <- c(PtotdiffD, HAtotdiffD, pdiffD_10)

#pdf("figures/barplot10.pdf", width = 8, height = 4)

par(mfrow = c(1, 1))
par(mar=c(0, 1.25, 0.5, 0), oma = c(4.5, 4.5, 2, 2.5))

plot(c(0, 24), c(-0.025*100, 50), pch = NA, xaxt = "n", yaxt = "n", las = 1, xlab = NA, ylab = NA)
abline(h = 0, col = "gray")
axis(side = 1, at = r_x, labels = c("No. of \npartners", "Host \ncover","H1", "H2", "H3", "H4", "H5", "H6", "H7", "H8", "H9", "H10"), cex.axis = 0.75)
axis(side = 2, at = seq(from = 0, to = 60, by = 20), las = 1)
mtext(side = 1, "Abundance metric", line = 2.5)
mtext(side = 2, "% Difference between \n partner maximizing and ESS", line = 2.5)
for(i in 1:12){
# rect(xleft = r_x[i]-2*r_w, ybottom = 0, xright = r_x[i], ytop = pdiffN_10[i]*100, col = Ncol, border = Ncol)
# rect(xleft = r_x[i], ybottom = 0, xright = r_x[i]+2*r_w, ytop = pdiffD_10[i]*100, col = Dcol, border = Dcol)
rect(xleft = r_x[i]-2*r_w, ybottom = 0, xright = r_x[i], ytop = allN_diff[i]*100, col = Ncol, border = Ncol)
rect(xleft = r_x[i], ybottom = 0, xright = r_x[i]+2*r_w, ytop = allD_diff[i]*100, col = Dcol, border = Dcol)
}

legend("topleft", legend = c("Nutritional mutualism", "Defensive mutualism"), fill = c(Ncol, Dcol), bty = "n")

#dev.off()
